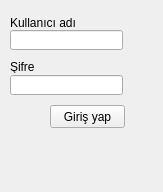
<?xml version="1.0" encoding="UTF-8"?>
<ui version="4.0">
 <class>girispenceresi</class>
 <widget class="QWidget" name="girispenceresi">
  <property name="geometry">
   <rect>
    <x>0</x>
    <y>0</y>
    <width>163</width>
    <height>192</height>
   </rect>
  </property>
  <property name="windowTitle">
   <string>Giriş</string>
  </property>
  <widget class="QLabel" name="label">
   <property name="geometry">
    <rect>
     <x>10</x>
     <y>15</y>
     <width>111</width>
     <height>16</height>
    </rect>
   </property>
   <property name="text">
    <string>Kullanıcı adı</string>
   </property>
  </widget>
  <widget class="QLabel" name="label_2">
   <property name="geometry">
    <rect>
     <x>10</x>
     <y>60</y>
     <width>47</width>
     <height>13</height>
    </rect>
   </property>
   <property name="text">
    <string>Şifre</string>
   </property>
  </widget>
  <widget class="QLineEdit" name="lineEdit">
   <property name="geometry">
    <rect>
     <x>10</x>
     <y>30</y>
     <width>113</width>
     <height>20</height>
    </rect>
   </property>
  </widget>
  <widget class="QLineEdit" name="lineEdit_2">
   <property name="geometry">
    <rect>
     <x>10</x>
     <y>75</y>
     <width>113</width>
     <height>20</height>
    </rect>
   </property>
  </widget>
  <widget class="QPushButton" name="pushButton">
   <property name="geometry">
    <rect>
     <x>50</x>
     <y>105</y>
     <width>75</width>
     <height>23</height>
    </rect>
   </property>
   <property name="text">
    <string>Giriş yap</string>
   </property>
  </widget>
 </widget>
 <resources/>
 <connections/>
</ui>
